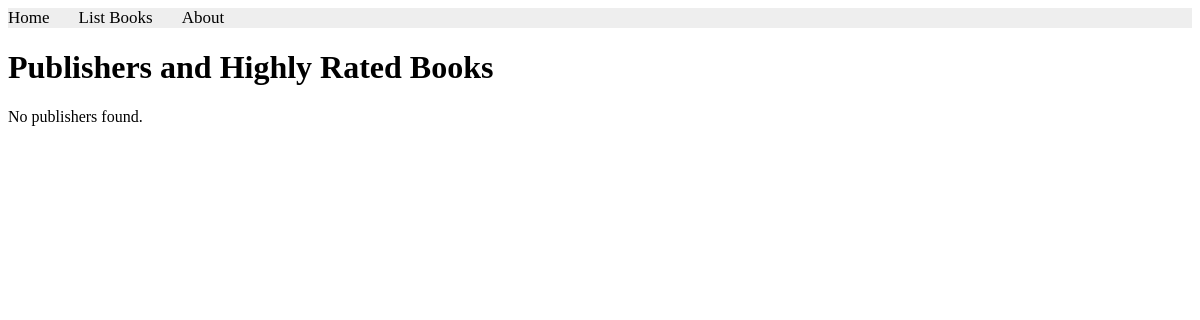
Page /books/lab9/task5 on the earlier database version.
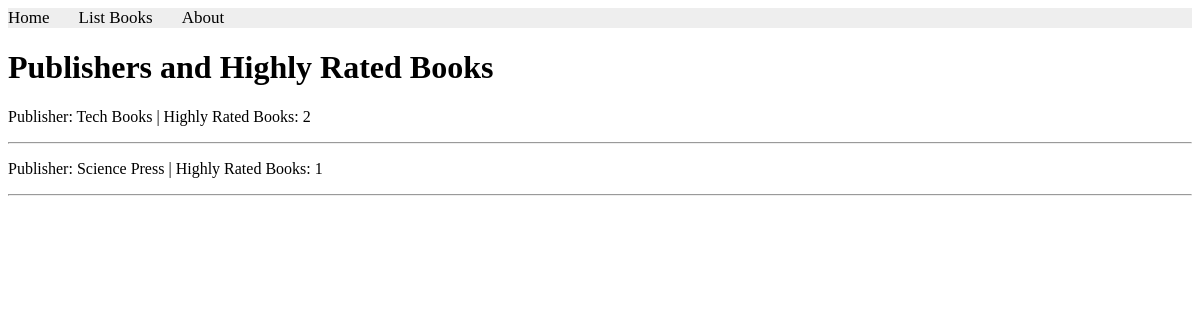
Same page on the later database version.
### apps/bookmodule/models.py (models this page shows, shortened)
class Publisher(models.Model):
    name = models.CharField(max_length=200)
    location = models.CharField(max_length=300)

### apps/bookmodule/views.py (the view)
# urls.py: path('lab9/task5', views.lab9_task5, name='lab9_task5'),
def lab9_task5(request):
    publishers = Publisher.objects.annotate(
        highly_rated_count=Count(
        'book',
        filter=Q(book__rating__gte=4)
        )
    )
    return render(
        request,
        'bookmodule/lab9_task5.html',
        {'publishers': publishers}
    )

### apps/templates/bookmodule/lab9_task5.html (shortened to what this page needs)
{% extends "layouts/base.html" %}
{% block content %}
<h1>Publishers and Highly Rated Books</h1>
{% for publisher in publishers %}
    <p>
        Publisher: {{ publisher.name }} |
        Highly Rated Books: {{ publisher.highly_rated_count }}
    </p>
    <hr>
{% empty %}
    <p>No publishers found.</p>
{% endfor %}
{% endblock content %}

Differences in the rows shown:
added Publisher: name "Tech Books", highly_rated_count "2"
added Publisher: name "Science Press", highly_rated_count "1"
Other differences:
text no longer shown: "No publishers found."
